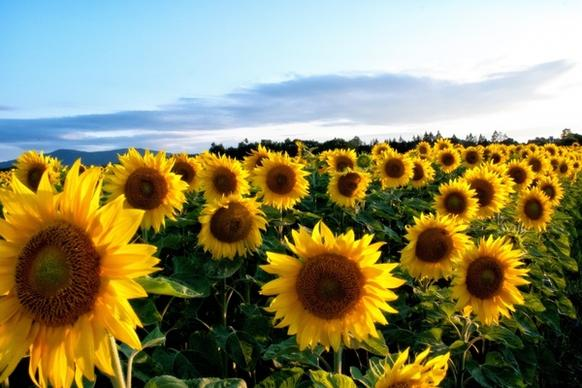
#> input picture CV EXP/test.jpg, 582 x 388 px
$ python CV7.py
#> lines starting #> are read from the running program, lines starting #| are printed output that depends on the picture
import cv2
import numpy as np

# ---------- Unicode-safe image loading ----------
image_path = r"C:\Users\Jerry David\OneDrive\문서\CV EXP\test.jpg"

with open(image_path, "rb") as f:
    data = np.frombuffer(f.read(), np.uint8)

img = cv2.imdecode(data, cv2.IMREAD_COLOR)
#> img is the input picture: shape (388, 582, 3); mean B, G, R 100.6, 137.8, 141.3

# Safety check
if img is None:
    print("Error: Image not loaded")
    exit()

# Get image size
(h, w) = img.shape[:2]
#> h = 388; w = 582

# ---------- Define points ----------
# Original image points (3 points)
pts1 = np.float32([
    [50, 50],
    [200, 50],
    [50, 200]
])

# Destination image points (shifted & tilted)
pts2 = np.float32([
    [10, 100],
    [220, 80],
    [80, 250]
])

# ---------- Affine transformation ----------
affine_matrix = cv2.getAffineTransform(pts1, pts2)

affine_transformed = cv2.warpAffine(img, affine_matrix, (w, h))
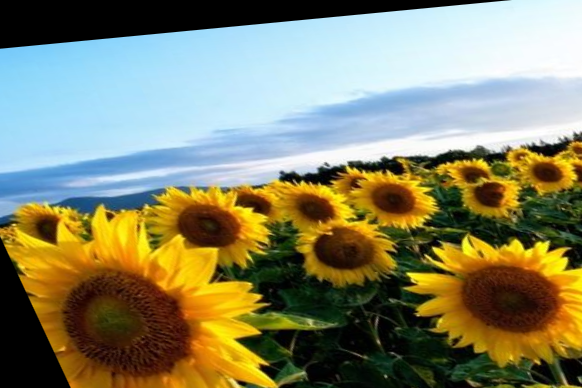
#> affine_transformed: shape (388, 582, 3); mean B, G, R 103.4, 132.6, 133.5

# ---------- Display Results ----------
cv2.imshow("Original Image", img)
cv2.imshow("Affine Transformed Image", affine_transformed)

cv2.waitKey(0)
cv2.destroyAllWindows()
